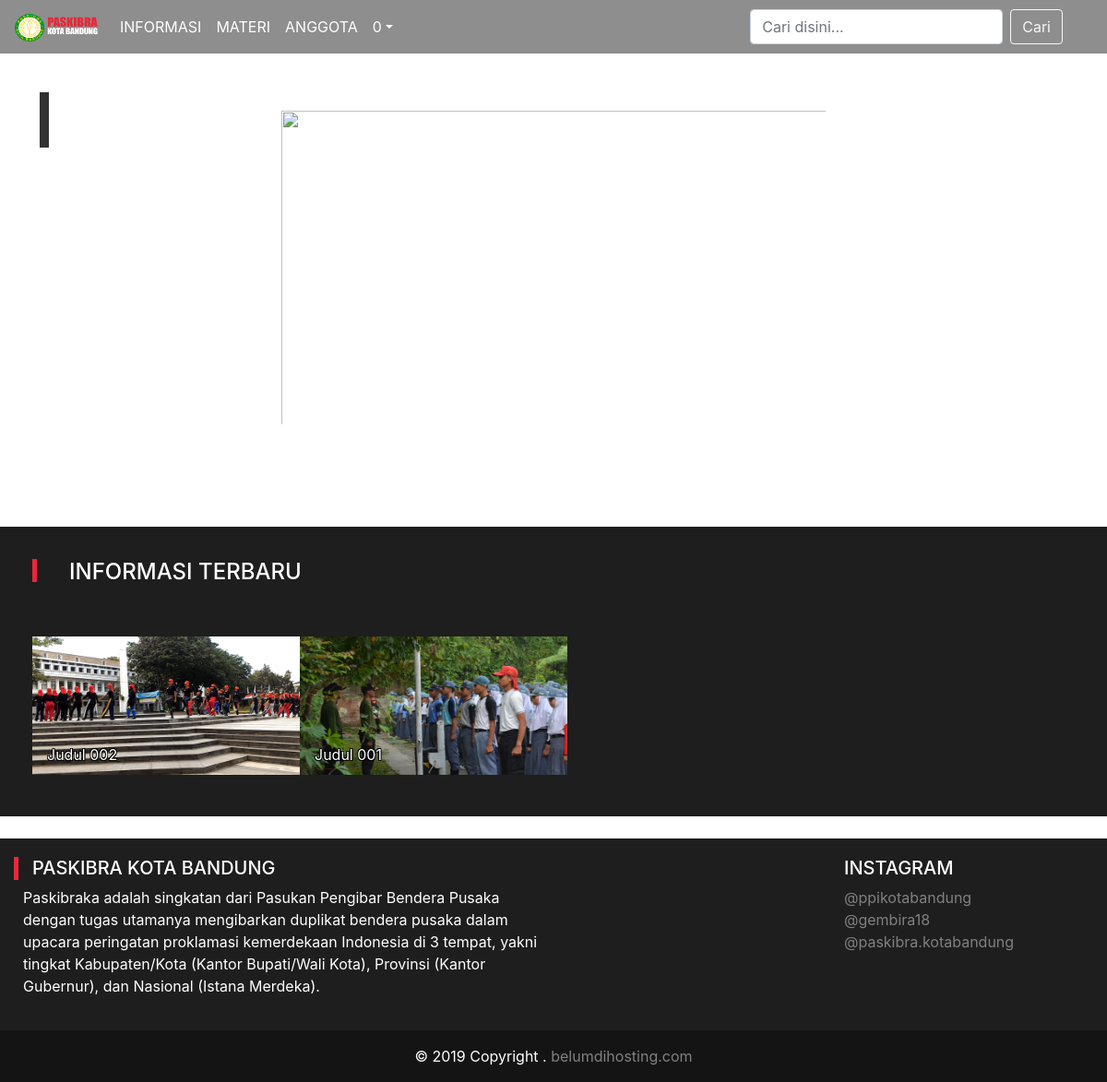
The page /postingan.php (signed in) on the database its author committed.
### tables this page shows
CREATE TABLE `informasi` (
  `id_informasi` int(5) NOT NULL,
  `judul` varchar(50) NOT NULL,
  `waktu` varchar(10) NOT NULL,
  `gambar` varchar(50) NOT NULL,
  `isi_postingan` text NOT NULL
);

### postingan.php (the view, shortened to what this page needs)
<!doctype html>
<html lang="en">
<html>
<head>
  <link rel="stylesheet" href="css/style.css">
  <link rel="stylesheet" href="css/bootstrap.min.css">
</head>
<body>
      <nav class="navbar fixed-top navbar-expand-lg navbar-light bg-nav">
        <a class="navbar-brand" href="index.php">
            <img src="img/logo.png" width="90px" height="30px">
          </a>
        <div class="collapse navbar-collapse" id="navbarNav">
          <ul class="navbar-nav mr-auto">
            <li class="nav-item active">
              <a class="nav-link" href="informasi.php">INFORMASI<span class="sr-only">(current)</span></a>
            </li>
            <li class="nav-item">
              <a class="nav-link" href="materi.php">MATERI</a>
            </li>
            <?php
            if ($_SESSION['u_level'] == 'admin') {
              echo "<li class='nav-item'>
                <a class='nav-link' href='anggota.php'>ANGGOTA</a>
              </li>";
            }elseif ($_SESSION['u_level'] == 'user') {
              echo "<li class='nav-item'>
                <a class='nav-link' href='anggota.php'>ANGGOTA</a>
              </li>";
            }else{
            }
            ?>
             <li>
              <?php
              if ($_SESSION['u_level'] == 'admin') {
                echo "<div class='dropdown'><a class='nav-link dropdown-toggle' href='#' id='navbarDropdown' role='button' data-toggle='dropdown' aria-haspopup='true' aria-expanded='false'>";
                  echo  $_SESSION['u_nama']."</a>";
                  echo "<div class='dropdown-menu' aria-labelledby='navbarDropdown'>";
                  echo "  <a class='dropdown-item' href='logout.php'>Log Out</a></div></div>";
              }else if($_SESSION['u_level'] == 'user') {
                echo "<div class='dropdown'><a class='nav-link dropdown-toggle' href='#' id='navbarDropdown' role='button' data-toggle='dropdown' aria-haspopup='true' aria-expanded='false'>";
                  echo  $_SESSION['u_nama']."</a>";
                  echo "<div class='dropdown-menu' aria-labelledby='navbarDropdown'>";
                  echo "  <a class='dropdown-item' href='logout.php'>Log Out</a></div></div>";
              }else{
                echo "<a href='login.php'><button class='btn btn-danger my-2 my-sm-0' type='submit'>Login</button></a>";
              }
            ?>
            </li>
          </ul>
          <form class="form-inline my-2 my-lg-0" action="search_i.php">
            <input name="key" class="form-control mr-sm-2" type="search" placeholder="Cari disini..." aria-label="Search">
            <button name="cari" class="btn btn-outline-light my-2 my-sm-0" type="submit">Cari</button>&emsp;&emsp;
          </form>
        </div>
      </nav>
    <?php
      $id = $_GET['id'];
      include ('koneksi.php');
      $tampil = "SELECT * FROM informasi WHERE id_informasi = '$id'";
      $hasil = mysqli_query($koneksi, $tampil);
      $row = mysqli_fetch_array($hasil);
    ?>
        <div style="padding: 100px 43px 43px 43px" class="container-fluid">
          <div>
            <?php echo "<div class='tag2'></div><div id='judul2'>".$row['judul']."</div>";
              echo "<center><img id='img_div2' src='img/".$row['gambar']."'></div></center>";
              echo "<br><br><div id='postingan'>".$row['isi_postingan']."</div>";
            ?>
          </div>
        <div style="padding: 35px 35px 35px 35px ; background-color: rgb(30,30,30);" class="container-fluid">
          <div class="tag"></div>
          <h4 style="margin: 0px 0px 40px 40px;color: white">INFORMASI TERBARU</h4>
          <div class="row">
          <?php
            $tampil2 = "SELECT * FROM informasi ORDER BY id_informasi DESC LIMIT 8";
            $hasil2 = mysqli_query($koneksi, $tampil2);
            while ($row2 = mysqli_fetch_array($hasil2)){
              echo "<div class='col-md-3'><a href='postingan.php?id=$row2[id_informasi]'>";
              echo "<div class='imgcontainer'>";
              echo "<img id='img_div3' src='img/".$row2['gambar']."' alt='Snow' style='width:100%;'>";
              echo "<div class='bottom-left'>".$row2['judul'];
              echo "</div></div></a></div>";
            }
          ?>
        </div>
      </div>
  <footer class="page-footer font-small blue pt-4"">
      <div class="container-fluid myfoot text-center text-md-left">
        <div class="row" style="padding-top: 20px; padding-bottom: 20px">
            <div class="col-md-6 mt-md-0 mt-3">
          <div class="tag"></div>
              <h5 class="text-uppercase" style="margin-left: 20px">PASKIBRA KOTA BANDUNG</h5>
              <p style="margin-left: 10px">
                Paskibraka adalah singkatan dari Pasukan Pengibar Bendera Pusaka dengan tugas utamanya mengibarkan duplikat bendera pusaka dalam upacara peringatan proklamasi kemerdekaan Indonesia di 3 tempat, yakni tingkat Kabupaten/Kota (Kantor Bupati/Wali Kota), Provinsi (Kantor Gubernur), dan Nasional (Istana Merdeka).
              </p>
            </div>
            <div class="col-md-3 mb-md-0 mb-3"></div>
            <div class="col-md-3 mb-md-0 mb-3">
              <h5 class="text-uppercase">Instagram</h5>
                <ul class="list-unstyled">
                  <li>
                    <a class="merah" href="https://www.instagram.com/ppikotabandung/">@ppikotabandung</a>
                  </li>
                  <li>
                    <a class="merah" href="https://www.instagram.com/gembira18/">@gembira18</a>
                  </li>
                  <li>
                    <a class="merah" href="https://www.instagram.com/paskibra.kotabandung/">@paskibra.kotabandung</a>
                  </li>
            </div>
        </div>
      </div>
      <div class="footer-copyright myfoot2 text-center py-3">© 2019 Copyright .
        <a class="merah" href="#"> belumdihosting.com</a>
      </div>
  </footer>
</body>
</html>

### css/style.css (style rules this page uses)
body { font-family: arial, sans-serif; margin: 0px; padding: 0px; width: 100%; background: white !important; }
.bg-nav { background: rgba(30,30,30,0.5); }
nav .navbar-nav li a { color: white !important; }
#img_div2 { width: 600px; height: 350px; padding: 5px; margin: 15px auto; }
#img_div2:after { content: ""; display: block; clear: both; }
#img_div3 { width: 290px; height: 150px; padding: 0px; }
#img_div3:after { content: ""; display: block; clear: both; }
.imgcontainer { width: 290px; height: 160px; position: relative; text-align: center; color: white; margin-top: 15px; text-shadow: -0.8px -0.8px 0 #000, 0.8px -0.8px 0 #000, -0.8px 0.8px 0 #000, 0.8px 0.8px 0 #000; }
.bottom-left { position: absolute; bottom: 20px; left: 16px; }
.myfoot { color: white; background: rgb(30,30,30); }
.myfoot2 { color: white; background: rgb(20,20,20); }
.tag { position: absolute; height: 25px; width: 5px; background-color: #ea2738; }
.tag2 { position: absolute; height: 60px; width: 10px; background-color: rgb(50,50,50); }
.merah { text-decoration: none; color:gray; }

### rows shown on the page
informasi: gambar (picture), judul "Judul 002"
informasi: gambar (picture), judul "Judul 001"

### other values the page prints
$_SESSION['u_nama'] "0"
